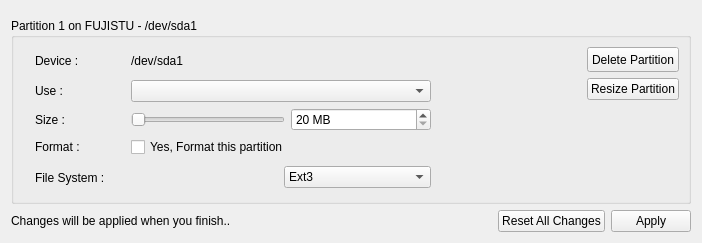
<ui version="4.0" >
 <class>PartEdit</class>
 <widget class="QWidget" name="PartEdit" >
  <property name="geometry" >
   <rect>
    <x>0</x>
    <y>0</y>
    <width>702</width>
    <height>243</height>
   </rect>
  </property>
  <property name="windowTitle" >
   <string>Form</string>
  </property>
  <layout class="QGridLayout" name="gridLayout_2" >
   <item row="0" column="0" >
    <spacer name="verticalSpacer_2" >
     <property name="orientation" >
      <enum>Qt::Vertical</enum>
     </property>
     <property name="sizeHint" stdset="0" >
      <size>
       <width>20</width>
       <height>40</height>
      </size>
     </property>
    </spacer>
   </item>
   <item row="1" column="0" >
    <widget class="QGroupBox" name="deviceGroup" >
     <property name="sizePolicy" >
      <sizepolicy vsizetype="Fixed" hsizetype="Preferred" >
       <horstretch>0</horstretch>
       <verstretch>0</verstretch>
      </sizepolicy>
     </property>
     <property name="maximumSize" >
      <size>
       <width>16777215</width>
       <height>200</height>
      </size>
     </property>
     <property name="autoFillBackground" >
      <bool>false</bool>
     </property>
     <property name="styleSheet" >
      <string notr="true" />
     </property>
     <property name="title" >
      <string>Partition 1 on FUJISTU - /dev/sda1</string>
     </property>
     <layout class="QGridLayout" name="gridLayout" >
      <item rowspan="5" row="0" column="0" >
       <spacer>
        <property name="orientation" >
         <enum>Qt::Horizontal</enum>
        </property>
        <property name="sizeType" >
         <enum>QSizePolicy::Fixed</enum>
        </property>
        <property name="sizeHint" stdset="0" >
         <size>
          <width>12</width>
          <height>20</height>
         </size>
        </property>
       </spacer>
      </item>
      <item row="0" column="1" >
       <widget class="QLabel" name="label" >
        <property name="font" >
         <font/>
        </property>
        <property name="text" >
         <string>Device :</string>
        </property>
       </widget>
      </item>
      <item rowspan="5" row="0" column="2" >
       <spacer>
        <property name="orientation" >
         <enum>Qt::Horizontal</enum>
        </property>
        <property name="sizeType" >
         <enum>QSizePolicy::Fixed</enum>
        </property>
        <property name="sizeHint" stdset="0" >
         <size>
          <width>20</width>
          <height>121</height>
         </size>
        </property>
       </spacer>
      </item>
      <item row="0" column="3" >
       <widget class="QLabel" name="devicePath" >
        <property name="text" >
         <string>/dev/sda1</string>
        </property>
       </widget>
      </item>
      <item rowspan="4" row="0" column="6" >
       <spacer name="horizontalSpacer" >
        <property name="orientation" >
         <enum>Qt::Horizontal</enum>
        </property>
        <property name="sizeHint" stdset="0" >
         <size>
          <width>90</width>
          <height>110</height>
         </size>
        </property>
       </spacer>
      </item>
      <item rowspan="5" row="0" column="7" >
       <layout class="QVBoxLayout" name="verticalLayout" >
        <item>
         <widget class="QPushButton" name="deletePartition" >
          <property name="minimumSize" >
           <size>
            <width>0</width>
            <height>25</height>
           </size>
          </property>
          <property name="styleSheet" >
           <string notr="true" />
          </property>
          <property name="text" >
           <string>Delete Partition</string>
          </property>
         </widget>
        </item>
        <item>
         <widget class="QPushButton" name="resizePartition" >
          <property name="text" >
           <string>Resize Partition</string>
          </property>
         </widget>
        </item>
        <item>
         <spacer name="verticalSpacer" >
          <property name="orientation" >
           <enum>Qt::Vertical</enum>
          </property>
          <property name="sizeHint" stdset="0" >
           <size>
            <width>20</width>
            <height>40</height>
           </size>
          </property>
         </spacer>
        </item>
       </layout>
      </item>
      <item row="1" column="1" >
       <widget class="QLabel" name="label_2" >
        <property name="font" >
         <font/>
        </property>
        <property name="text" >
         <string>Use :</string>
        </property>
       </widget>
      </item>
      <item row="1" column="3" colspan="2" >
       <widget class="QComboBox" name="formatType" >
        <property name="minimumSize" >
         <size>
          <width>300</width>
          <height>0</height>
         </size>
        </property>
        <item>
         <property name="text" >
          <string/>
         </property>
        </item>
        <item>
         <property name="text" >
          <string>as Pardus System Files (mandatory)</string>
         </property>
        </item>
        <item>
         <property name="text" >
          <string>as User Files (optional)</string>
         </property>
        </item>
        <item>
         <property name="text" >
          <string>as Swap Space (optional)</string>
         </property>
        </item>
        <item>
         <property name="text" >
          <string>as Storage Area</string>
         </property>
        </item>
       </widget>
      </item>
      <item row="2" column="1" >
       <widget class="QLabel" name="label_4" >
        <property name="font" >
         <font/>
        </property>
        <property name="text" >
         <string>Size :</string>
        </property>
       </widget>
      </item>
      <item row="2" column="3" >
       <widget class="QSlider" name="partitionSlider" >
        <property name="orientation" >
         <enum>Qt::Horizontal</enum>
        </property>
       </widget>
      </item>
      <item row="2" column="4" >
       <widget class="QSpinBox" name="partitionSize" >
        <property name="sizePolicy" >
         <sizepolicy vsizetype="Fixed" hsizetype="Preferred" >
          <horstretch>0</horstretch>
          <verstretch>0</verstretch>
         </sizepolicy>
        </property>
        <property name="minimumSize" >
         <size>
          <width>140</width>
          <height>0</height>
         </size>
        </property>
        <property name="suffix" >
         <string> MB</string>
        </property>
        <property name="minimum" >
         <number>20</number>
        </property>
        <property name="maximum" >
         <number>100</number>
        </property>
        <property name="singleStep" >
         <number>50</number>
        </property>
        <property name="value" >
         <number>20</number>
        </property>
       </widget>
      </item>
      <item row="3" column="1" >
       <widget class="QLabel" name="label_3" >
        <property name="font" >
         <font/>
        </property>
        <property name="text" >
         <string>Format :</string>
        </property>
       </widget>
      </item>
      <item row="3" column="3" colspan="2" >
       <widget class="QCheckBox" name="formatCheck" >
        <property name="text" >
         <string>Yes, Format this partition</string>
        </property>
       </widget>
      </item>
      <item row="4" column="1" >
       <widget class="QLabel" name="label_7" >
        <property name="font" >
         <font/>
        </property>
        <property name="text" >
         <string>File System :</string>
        </property>
       </widget>
      </item>
      <item row="4" column="3" colspan="2" >
       <layout class="QHBoxLayout" >
        <item>
         <widget class="QLabel" name="fileSystem" >
          <property name="text" >
           <string/>
          </property>
         </widget>
        </item>
        <item>
         <spacer>
          <property name="orientation" >
           <enum>Qt::Vertical</enum>
          </property>
          <property name="sizeType" >
           <enum>QSizePolicy::Fixed</enum>
          </property>
          <property name="sizeHint" stdset="0" >
           <size>
            <width>0</width>
            <height>29</height>
           </size>
          </property>
         </spacer>
        </item>
        <item>
         <widget class="QComboBox" name="fileSystemBox" >
          <item>
           <property name="text" >
            <string>Ext3</string>
           </property>
          </item>
          <item>
           <property name="text" >
            <string>Fat 32</string>
           </property>
          </item>
         </widget>
        </item>
       </layout>
      </item>
      <item row="4" column="5" >
       <widget class="QLabel" name="label_6" >
        <property name="sizePolicy" >
         <sizepolicy vsizetype="Fixed" hsizetype="Fixed" >
          <horstretch>0</horstretch>
          <verstretch>0</verstretch>
         </sizepolicy>
        </property>
        <property name="minimumSize" >
         <size>
          <width>0</width>
          <height>28</height>
         </size>
        </property>
        <property name="maximumSize" >
         <size>
          <width>0</width>
          <height>16777215</height>
         </size>
        </property>
        <property name="text" >
         <string/>
        </property>
       </widget>
      </item>
     </layout>
    </widget>
   </item>
   <item row="2" column="0" >
    <layout class="QHBoxLayout" >
     <item>
      <widget class="QLabel" name="information" >
       <property name="styleSheet" >
        <string notr="true" />
       </property>
       <property name="text" >
        <string>Changes will be applied when you finish..</string>
       </property>
      </widget>
     </item>
     <item>
      <spacer>
       <property name="orientation" >
        <enum>Qt::Horizontal</enum>
       </property>
       <property name="sizeHint" stdset="0" >
        <size>
         <width>40</width>
         <height>20</height>
        </size>
       </property>
      </spacer>
     </item>
     <item>
      <widget class="QPushButton" name="resetAllChanges" >
       <property name="text" >
        <string>Reset All Changes</string>
       </property>
      </widget>
     </item>
     <item>
      <widget class="QPushButton" name="applyTheChanges" >
       <property name="text" >
        <string>Apply</string>
       </property>
      </widget>
     </item>
    </layout>
   </item>
  </layout>
 </widget>
 <resources>
  <include location="../../data.qrc" />
 </resources>
 <connections>
  <connection>
   <sender>partitionSlider</sender>
   <signal>valueChanged(int)</signal>
   <receiver>partitionSize</receiver>
   <slot>setValue(int)</slot>
   <hints>
    <hint type="sourcelabel" >
     <x>489</x>
     <y>148</y>
    </hint>
    <hint type="destinationlabel" >
     <x>567</x>
     <y>150</y>
    </hint>
   </hints>
  </connection>
  <connection>
   <sender>partitionSize</sender>
   <signal>valueChanged(int)</signal>
   <receiver>partitionSlider</receiver>
   <slot>setValue(int)</slot>
   <hints>
    <hint type="sourcelabel" >
     <x>567</x>
     <y>150</y>
    </hint>
    <hint type="destinationlabel" >
     <x>489</x>
     <y>148</y>
    </hint>
   </hints>
  </connection>
 </connections>
</ui>
